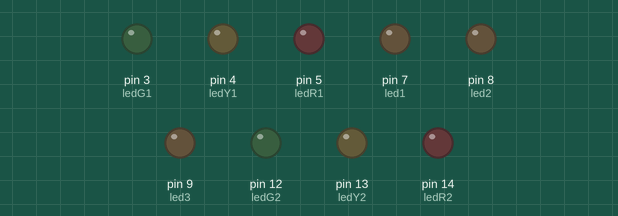
This program was run on a simulated MicroPython board. Shown: output pins drawn as LEDs (lit = HIGH).

Above: at 0.2 s.
At 1.9 s:
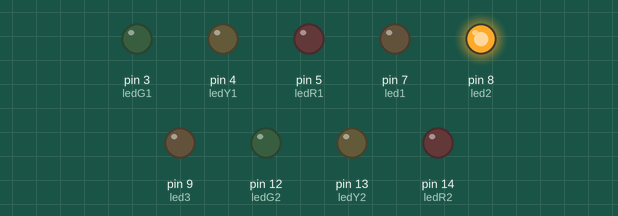
At 3.9 s:
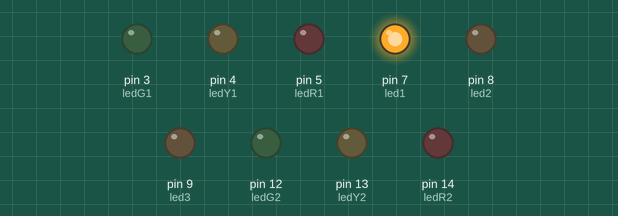
At 5.9 s:
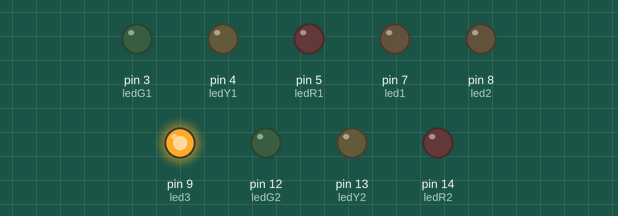
Timing chart, 0 to 6.9 s (numbered marks = the images above):
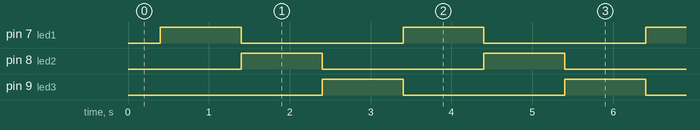

Measured:
- by itself, pin 7 (led1), pin 8 (led2), pin 9 (led3): alternates HIGH for 1.0 s and LOW for 2.0 s
- by itself, everything shown: repeats every 3.0 s, in 3 steps

The program:

led.py
```python
from machine import Pin, Timer
import time
ledG1 = Pin(3, Pin.OUT)
ledY1 = Pin(4, Pin.OUT)
ledR1 = Pin(5, Pin.OUT)
ledG2 = Pin(12, Pin.OUT)
ledY2 = Pin(13, Pin.OUT)
ledR2 = Pin(14, Pin.OUT)
led1 = Pin(7, Pin.OUT)
led2 = Pin(8, Pin.OUT)
led3 = Pin(9, Pin.OUT)
ledrail = [led1,led2,led3]

timer = Timer()

def blink(timer):
    ledG1.toggle()
    ledY1.toggle()
    ledR1.toggle()

def rail(timer):
    i=0
    while i < 3:
        ledrail[i].toggle()
        time.sleep(1)
        ledrail[i].toggle()
        i += 1


timer.init(freq=2.5, mode=Timer.PERIODIC, callback=rail)
```
